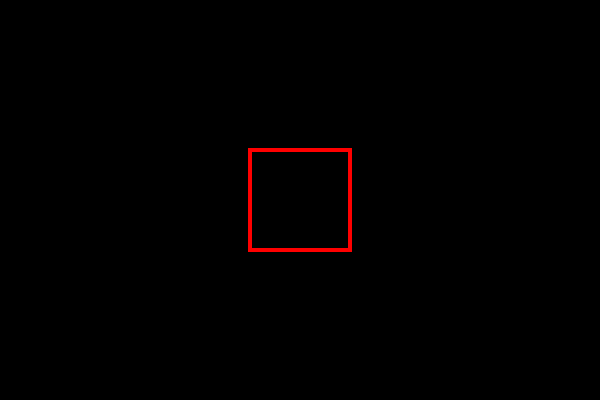
Frame 1 (no input)
Frame 60 (no input): identical to frame 1, image omitted
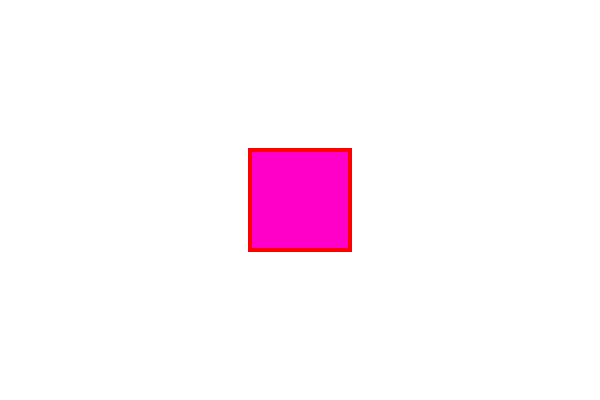
Frame 120 (the mouse pressed at the canvas centre since frame 60)

The p5.js sketch that drew these frames (run headless with seeded random() and noise() and a simulated clock; from frame 60 on, the mouse is pressed at the canvas centre):

// p5.js sketch
// ── sketch.js
var on = false;

function setup() {
    createCanvas(600, 400);
}

function draw() {

    if (on) {
        background(255);
    } else {
        background(0)
    }

    stroke(255, 0, 0);
    strokeWeight(4);
    noFill();

    if (mouseX > 250 && mouseX < 350 && mouseY > 150 && mouseY < 250) {
        fill(255, 0, 200);
    }

    rectMode(CENTER);
    rect(300, 200, 100, 100);

}

function mousePressed() {

    if (mouseX > 250 && mouseX < 350 && mouseY > 150 && mouseY < 250) {
        on = !on; // jeśli on == true zamienia się na false i na odwrót
    }

}
